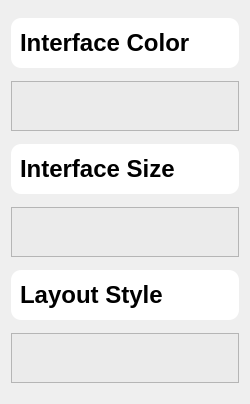
                <widget class="QWidget" name="scrollAreaWidgetContents_5">
                 <property name="geometry">
                  <rect>
                   <x>0</x>
                   <y>0</y>
                   <width>250</width>
                   <height>404</height>
                  </rect>
                 </property>
                 <layout class="QVBoxLayout" name="verticalLayout_18">
                  <item>
                   <widget class="QFrame" name="frame_30">
                    <property name="maximumSize">
                     <size>
                      <width>16777215</width>
                      <height>50</height>
                     </size>
                    </property>
                    <property name="styleSheet">
                     <string notr="true">background-color: rgb(255, 255, 255);
border-radius:10px;</string>
                    </property>
                    <property name="frameShape">
                     <enum>QFrame::StyledPanel</enum>
                    </property>
                    <property name="frameShadow">
                     <enum>QFrame::Raised</enum>
                    </property>
                    <layout class="QHBoxLayout" name="horizontalLayout_20">
                     <item alignment="Qt::AlignLeft">
                      <widget class="QLabel" name="label_13">
                       <property name="font">
                        <font>
                         <pointsize>18</pointsize>
                         <weight>75</weight>
                         <bold>true</bold>
                        </font>
                       </property>
                       <property name="text">
                        <string>Interface Color</string>
                       </property>
                      </widget>
                     </item>
                    </layout>
                   </widget>
                  </item>
                  <item>
                   <widget class="QFrame" name="frame_24">
                    <property name="maximumSize">
                     <size>
                      <width>16777215</width>
                      <height>50</height>
                     </size>
                    </property>
                    <property name="styleSheet">
                     <string notr="true">background-color: rgb(235, 235, 235);
</string>
                    </property>
                    <property name="frameShape">
                     <enum>QFrame::StyledPanel</enum>
                    </property>
                    <property name="frameShadow">
                     <enum>QFrame::Raised</enum>
                    </property>
                    <layout class="QHBoxLayout" name="horizontalLayout_14"/>
                   </widget>
                  </item>
                  <item>
                   <widget class="QFrame" name="frame_42">
                    <property name="maximumSize">
                     <size>
                      <width>16777215</width>
                      <height>50</height>
                     </size>
                    </property>
                    <property name="styleSheet">
                     <string notr="true">background-color: rgb(255, 255, 255);
border-radius:10px;</string>
                    </property>
                    <property name="frameShape">
                     <enum>QFrame::StyledPanel</enum>
                    </property>
                    <property name="frameShadow">
                     <enum>QFrame::Raised</enum>
                    </property>
                    <layout class="QHBoxLayout" name="horizontalLayout_32">
                     <item alignment="Qt::AlignLeft">
                      <widget class="QLabel" name="label_20">
                       <property name="font">
                        <font>
                         <pointsize>18</pointsize>
                         <weight>75</weight>
                         <bold>true</bold>
                        </font>
                       </property>
                       <property name="text">
                        <string>Interface Size</string>
                       </property>
                      </widget>
                     </item>
                    </layout>
                   </widget>
                  </item>
                  <item>
                   <widget class="QFrame" name="frame_32">
                    <property name="maximumSize">
                     <size>
                      <width>16777215</width>
                      <height>50</height>
                     </size>
                    </property>
                    <property name="styleSheet">
                     <string notr="true">background-color: rgb(235, 235, 235);
</string>
                    </property>
                    <property name="frameShape">
                     <enum>QFrame::StyledPanel</enum>
                    </property>
                    <property name="frameShadow">
                     <enum>QFrame::Raised</enum>
                    </property>
                    <layout class="QHBoxLayout" name="horizontalLayout_22"/>
                   </widget>
                  </item>
                  <item>
                   <widget class="QFrame" name="frame_33">
                    <property name="maximumSize">
                     <size>
                      <width>16777215</width>
                      <height>50</height>
                     </size>
                    </property>
                    <property name="styleSheet">
                     <string notr="true">background-color: rgb(255, 255, 255);
border-radius:10px;</string>
                    </property>
                    <property name="frameShape">
                     <enum>QFrame::StyledPanel</enum>
                    </property>
                    <property name="frameShadow">
                     <enum>QFrame::Raised</enum>
                    </property>
                    <layout class="QHBoxLayout" name="horizontalLayout_23">
                     <item alignment="Qt::AlignLeft">
                      <widget class="QLabel" name="label_15">
                       <property name="font">
                        <font>
                         <pointsize>18</pointsize>
                         <weight>75</weight>
                         <bold>true</bold>
                        </font>
                       </property>
                       <property name="text">
                        <string>Layout Style</string>
                       </property>
                      </widget>
                     </item>
                    </layout>
                   </widget>
                  </item>
                  <item>
                   <widget class="QFrame" name="frame_34">
                    <property name="maximumSize">
                     <size>
                      <width>16777215</width>
                      <height>50</height>
                     </size>
                    </property>
                    <property name="styleSheet">
                     <string notr="true">background-color: rgb(235, 235, 235);
</string>
                    </property>
                    <property name="frameShape">
                     <enum>QFrame::StyledPanel</enum>
                    </property>
                    <property name="frameShadow">
                     <enum>QFrame::Raised</enum>
                    </property>
                    <layout class="QHBoxLayout" name="horizontalLayout_24"/>
                   </widget>
                  </item>
                 </layout>
                </widget>
